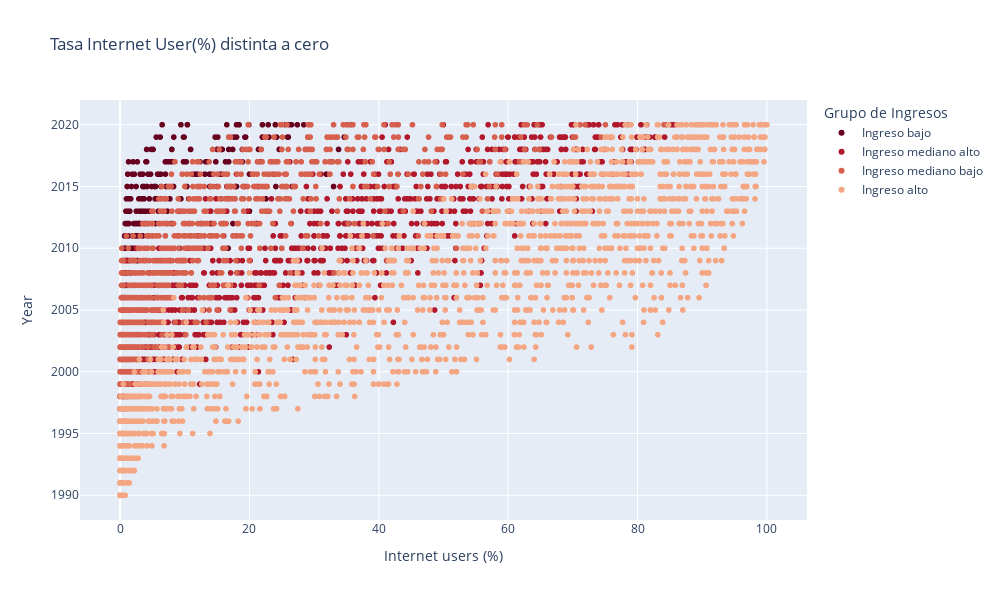

The notebook cell saved with this chart:
### Code cell
px.scatter(df_countries,x='Internet users (%)', y='Year',title='Tasa Internet User(%) distinta a cero',color='Grupo de Ingresos',width=1000, height=600,color_discrete_sequence=px.colors.sequential.RdBu_r[::-1])

### Figure 1 — Plotly figure (JSON) as saved in the notebook; plotly's stock layout.template omitted (floating-point values rounded to 4 significant figures; data arrays with more than 128 entries replaced by an {"elided": "..."} marker saying what was removed)
{"data": [{"hovertemplate": "Grupo de Ingresos=Ingreso bajo<br>Internet users (%)=%{x}<br>Year=%{y}<extra></extra>", "legendgroup": "Ingreso bajo", "marker": {"color": "rgb(103,0,31)", "symbol": "circle"}, "mode": "markers", "name": "Ingreso bajo", "showlegend": true, "type": "scattergl", "x": {"elided": "684 float values"}, "xaxis": "x", "y": {"elided": "684 int values"}, "yaxis": "y"}, {"hovertemplate": "Grupo de Ingresos=Ingreso mediano alto<br>Internet users (%)=%{x}<br>Year=%{y}<extra></extra>", "legendgroup": "Ingreso mediano alto", "marker": {"color": "rgb(178,24,43)", "symbol": "circle"}, "mode": "markers", "name": "Ingreso mediano alto", "showlegend": true, "type": "scattergl", "x": {"elided": "1480 float values"}, "xaxis": "x", "y": {"elided": "1480 int values"}, "yaxis": "y"}, {"hovertemplate": "Grupo de Ingresos=Ingreso mediano bajo<br>Internet users (%)=%{x}<br>Year=%{y}<extra></extra>", "legendgroup": "Ingreso mediano bajo", "marker": {"color": "rgb(214,96,77)", "symbol": "circle"}, "mode": "markers", "name": "Ingreso mediano bajo", "showlegend": true, "type": "scattergl", "x": {"elided": "1335 float values"}, "xaxis": "x", "y": {"elided": "1335 int values"}, "yaxis": "y"}, {"hovertemplate": "Grupo de Ingresos=Ingreso alto<br>Internet users (%)=%{x}<br>Year=%{y}<extra></extra>", "legendgroup": "Ingreso alto", "marker": {"color": "rgb(244,165,130)", "symbol": "circle"}, "mode": "markers", "name": "Ingreso alto", "showlegend": true, "type": "scattergl", "x": {"elided": "1899 float values"}, "xaxis": "x", "y": {"elided": "1899 int values"}, "yaxis": "y"}], "layout": {"height": 600, "legend": {"title": {"text": "Grupo de Ingresos"}, "tracegroupgap": 0}, "title": {"text": "Tasa Internet User(%) distinta a cero"}, "width": 1000, "xaxis": {"anchor": "y", "domain": [0, 1], "title": {"text": "Internet users (%)"}}, "yaxis": {"anchor": "x", "domain": [0, 1], "title": {"text": "Year"}}}}
